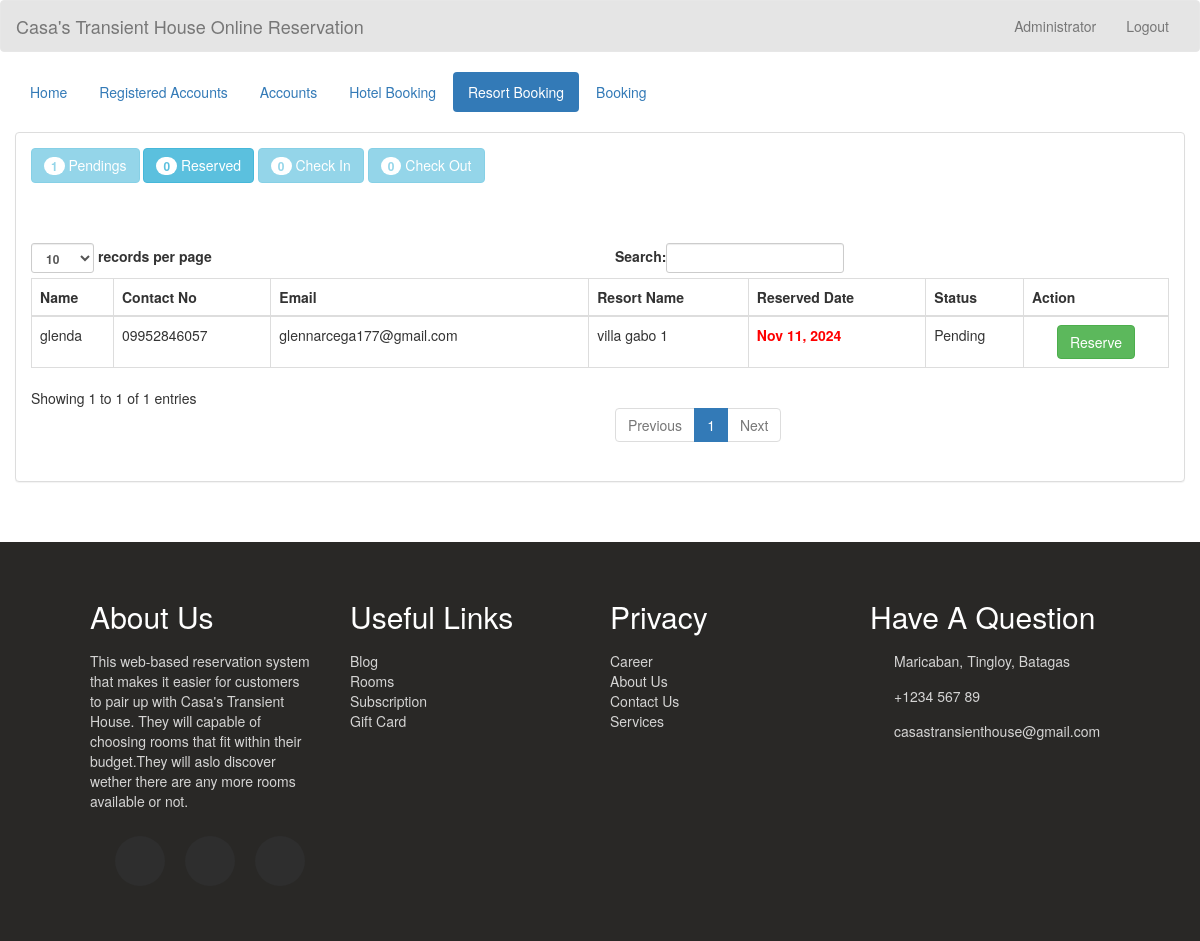
Screenshot of /admin/go_checkin_resort.php (signed in) with the database file from the repository.
### tables this page shows
CREATE TABLE `transactionresort` (
  `transaction_id` int(11) NOT NULL,
  `id` int(11) NOT NULL,
  `guest_id` int(11) NOT NULL,
  `resort_id` int(11) NOT NULL,
  `resort_name` varchar(200) NOT NULL,
  `status` varchar(20) NOT NULL,
  `days` int(3) NOT NULL,
  `checkin` date NOT NULL,
  `checkin_time` time NOT NULL,
  `checkout` date NOT NULL,
  `checkout_time` time NOT NULL,
  `bill` varchar(10) NOT NULL
);

CREATE TABLE `guest` (
  `guest_id` int(11) NOT NULL,
  `name` varchar(50) NOT NULL,
  `address` varchar(50) NOT NULL,
  `contactno` varchar(13) NOT NULL,
  `email` varchar(100) NOT NULL
);

### admin_query/name.php (called while the page is built)
<?php
	require '../connection/connect.php';
	$query = $conn->query("SELECT * FROM `admin` WHERE `admin_id` = '$_SESSION[admin_id]'") or die(mysqli_error());
	$fetch = $query->fetch_array();
	$name = $fetch['name'];
?>

### admin/go_checkin_resort.php (the view, shortened to what this page needs)
<!DOCTYPE html>
<?php
	require '../admin_query/name.php';
?>
<html lang = "en">
	<head>
		<link rel = "stylesheet" type = "text/css" href = "../css/bootstrap.css " />
		<link rel = "stylesheet" type = "text/css" href = "../css/style.css" />
        <link rel="stylesheet" type="text/css" href="../sendemail/css/bootstrap.css"/>
		<link rel="stylesheet"  type="text/css" href="../css/css_footer.css">
	</head>
<body>
	<nav style = "background-color:rgba(0, 0, 0, 0.1);" class = "navbar navbar-default">
		<div  class = "container-fluid">
			<div class = "navbar-header">
				<a class = "navbar-brand" >Casa's Transient House Online Reservation</a>
			</div>
			<ul class = "nav navbar-nav pull-right ">
				<li class = "dropdown">
					<a class="dropdown-toggle" data-toggle="dropdown" role="button" aria-haspopup="true" aria-expanded="false"></i> <?php echo $name;?></a>
				</li>
				<li><a href = "index.php">Logout</a></li>
			</ul>
		</div>
	</nav>
	<div class = "container-fluid">
		<ul class = "nav nav-pills">
			<li><a href = "home.php">Home</a></li>
			<li class = ""><a href = "registered_user.php">Registered Accounts</a></li>
			<li><a href = "account.php">Accounts</a></li>
			<li ><a href = "reserve.php">Hotel Booking</a></li>
			<li class="active"><a href = "reserve_resort.php">Resort Booking</a></li>
			<li ><a href = "room.php">Booking</a></li>
		</ul>
	</div>
	<br />
	<div class = "container-fluid">
		<div class = "panel panel-default">
			<?php
				$q_p = $conn->query("SELECT COUNT(*) as total FROM `transactionresort` WHERE `status` = 'Pending'") or die(mysqli_error());
				$f_p = $q_p->fetch_array();
				$q_c = $conn->query("SELECT COUNT(*) as total FROM `transactionresort` WHERE `status` = 'Reserved'") or die(mysqli_error());
				$f_c = $q_c->fetch_array();
				$q_ci = $conn->query("SELECT COUNT(*) as total FROM `transactionresort` WHERE `status` = 'Check In'") or die(mysqli_error());
				$f_ci = $q_ci->fetch_array();
				$q_cw = $conn->query("SELECT COUNT(*) as total FROM `transactionresort` WHERE `status` = 'Check Out'") or die(mysqli_error());
				$f_cw = $q_cw->fetch_array();
			?>
			<div class = "panel-body">
				<a class = "btn btn-info disabled" href="reserve.php"><span class = "badge"><?php echo $f_p['total']?></span> Pendings</a>
				<a class = "btn btn-info" href="reserve1.php"><span class = "badge"><?php echo $f_c['total']?></span> Reserved</a>
				<a class = "btn btn-info disabled" href = "checkin.php"><span class = "badge"><?php echo $f_ci['total']?></span> Check In</a>
				<a class = "btn btn-info disabled" href = "checkout.php"><span class = "badge"><?php echo $f_cw['total']?></span> Check Out</a>
				<br />
				<br />
				<br />
				<br />
				<table id = "table" class = "table table-bordered">
					<thead>
						<tr>
							<th>Name</th>
							<th>Contact No</th>
							<th>Email</th>
							<th>Resort Name</th>
							<th>Reserved Date</th>
							<th>Status</th>
							<th>Action</th>
						</tr>
					</thead>
					<tbody>
						<?php
							$query = $conn->query("SELECT * FROM `transactionresort` NATURAL JOIN `guest` NATURAL JOIN `resort` WHERE `status` = 'Pending'") or die(mysqli_error());
							while($fetch = $query->fetch_array()){
						?>
						<tr>
							<td><?php echo $fetch['name']?></td>
							<td><?php echo $fetch['contactno']?></td>
							<td><?php echo $fetch['email']?></td>
							<td><?php echo $fetch['resort_name']?></td>
							<td><strong><?php if($fetch['checkin'] <= date("Y-m-d", strtotime("+8 HOURS"))){echo "<label style = 'color:#ff0000;'>".date("M d, Y", strtotime($fetch['checkin']))."</label>";}else{echo "<label style = 'color:#00ff00;'>".date("M d, Y", strtotime($fetch['checkin']))."</label>";}?></strong></td>
							<td><?php echo $fetch['status']?></td>
							<td><center><a class = "btn btn-success" href = "../admin_query/confirm_query_reserve_resort.php?transaction_id=<?php echo $fetch['transaction_id']?>"> Reserve</a>
						</tr>
						<?php
							}
						?>
					</tbody>
				</table>
			</div>
		</div>
	</div>
	<br />
	<br />
	<footer class = "footer">
            <div class = "footer-container">
                <div>
                    <h2>About Us </h2>
					<p>This web-based reservation system that makes it easier for customers to pair up with Casa's Transient House.
						They will capable of choosing rooms that fit within their budget.They will aslo discover wether there are any more rooms available or not.
					</p>
                    <ul class = "social-icons">
                        <li class = "flex">
                        </li>
                        <li class = "flex">
                        </li>
                        <li class = "flex">
                        </li>
                    </ul>
                </div>
                <div>
                    <h2>Useful Links</h2>
                    <a href = "#">Blog</a>
                    <a href = "#">Rooms</a>
                    <a href = "#">Subscription</a>
                    <a href = "#">Gift Card</a>
                </div>
                <div>
                    <h2>Privacy</h2>
                    <a href = "#">Career</a>
                    <a href = "#">About Us</a>
                    <a href = "#">Contact Us</a>
                    <a href = "#">Services</a>
                </div>
                <div>
                    <h2>Have A Question</h2>
                    <div class = "contact-item">
                        <span>
                             Maricaban, Tingloy, Batagas
                        </span>
                    </div>
                    <div class = "contact-item">
                        <span>
                            +1234 567 89
                        </span>
                    </div>
                    <div class = "contact-item">
                        <span>
                            casastransienthouse@gmail.com
                        </span>
                    </div>
                </div>
            </div>
        </footer>
</body>
</html>

### css/css_footer.css (style rules this page uses)
:root { --transition: all 0.7s ease; --yellow: #f9d342; --dark: #292826; }
html { scroll-behavior: smooth; }
.flex { display: flex; flex-direction: column; justify-content: center; align-items: center; }
h1, h2, h3, h4, h5, h6 { padding: 8px 0; }
.footer { background: var(--dark); color: #fff; text-align: center; }
.footer-container { width: 85vw; margin: 0 auto; padding: 30px 0; }
.footer-container p, .footer-container a, .footer-container span { opacity: 0.8; }
.footer a { display: block; color: #fff; text-decoration: none; }
.social-icons { list-style: none; display: flex; justify-content: center; padding: 15px 0; }
.social-icons li { margin: 0 10px; width: 50px; height: 50px; background: #2e2e2e; border-radius: 50%; transition: var(--transition); cursor: pointer; }
.contact-item span { display: block; }
@media (min-width: 900px) { .footer-container { display: grid; grid-template-columns: repeat(2, 1fr); grid-gap: 20px; } }
@media (min-width: 1170px) { .footer { text-align: left; } }
@media (min-width: 1170px) { .footer-container { grid-template-columns: repeat(4, 1fr); } }
@media (min-width: 1170px) { .footer-container div:nth-child(1) p { padding-right: 20px; } }
@media (min-width: 1170px) { .contact-item { display: grid; grid-template-columns: 10% 90%; margin-bottom: 15px; align-items: center; } }

### rows the page displays
transactionresort: guest.name "glenda", guest.contactno "09952846057", guest.email "glennarcega177@gmail.com", resort_name "villa gabo 1", checkin "Nov 11, 2024", status "Pending"

### other values shown
$name "Administrator"
$f_p['total'] "1"
$f_c['total'] "0"
$f_ci['total'] "0"
$f_cw['total'] "0"
